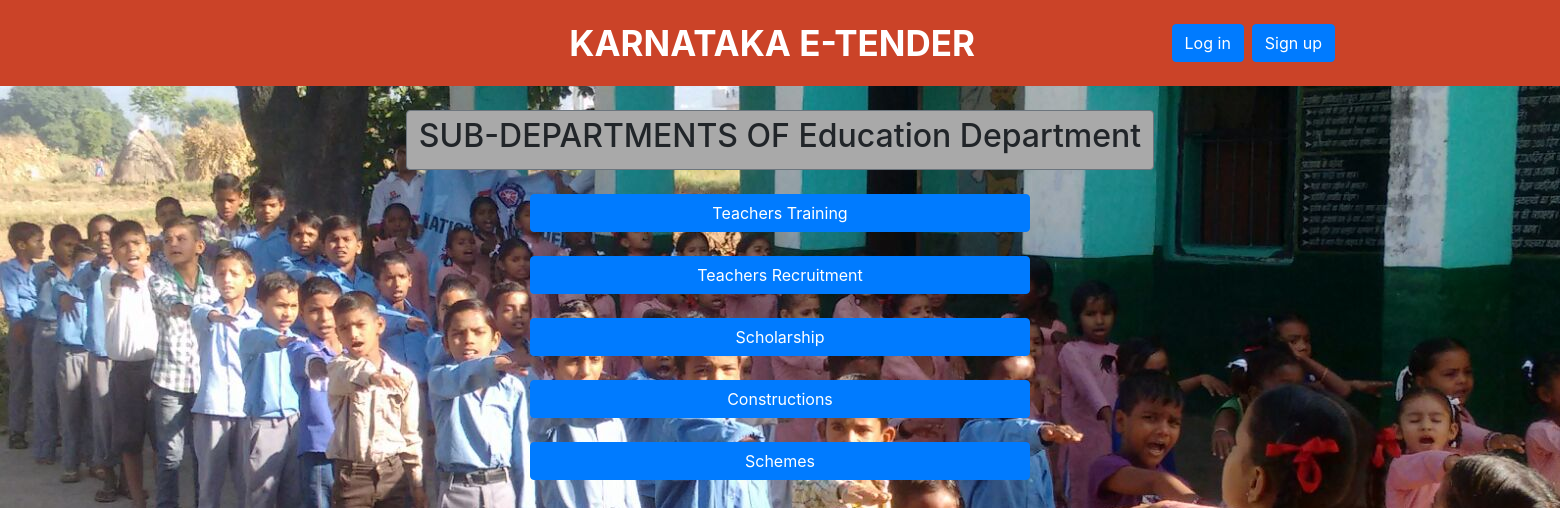
The page /sub_departments/2/ on the database its author committed.
### tender/models.py (models this page shows, shortened)
class dept_master(models.Model):
	d_name=models.CharField(max_length=30)
	d_image= models.CharField(max_length=50,null=True)

class sub_dept(models.Model):
	sub_dept_name=models.CharField(max_length=30)
	sub_image= models.CharField(max_length=50,null=True)
	D_Id=models.ForeignKey(dept_master, related_name='department_id', on_delete=models.CASCADE,)

### tender/views.py (the view)
# urls.py: url(r'^sub_departments/(?P<pk>\d+)/$',views.sub_departments,name='sub_departments'),
def sub_departments(request, pk):
	sub_depts=sub_dept.objects.filter(D_Id=pk)
	dept_name = dept_master.objects.filter(id=pk)
	dept_name = list(dept_name)
	single_dept = dept_name[0]
	return render(request,'sub_dept_list.html',{'sub_depts':sub_depts,'single_dept':single_dept})

### templates/sub_dept_list.html (shortened to what this page needs)
{% extends 'home.html' %}
{% load static %}
{% block content %}
		<center>
			<br>
		<body>
		<center><a class="btn btn-secondary" style="width:auto;background-color:darkgray"><h2>SUB-DEPARTMENTS OF {{single_dept.d_name}}</h2></center></a><br>
		<div id="watermark">
  			<img src={{single_dept.d_image}}  style="opacity: 1;"/><br><br>
		</div>
		{%for sub in sub_depts %}
			<center><a  href="{% url 'tenders' sub.id%}" class="btn btn-primary" style="width:500px">{{sub.sub_dept_name}}</a></center><br>
		{% endfor %}
		</body>
	{% endblock %}

### templates/base.html (style rules this page uses)
#watermark { color: #d0d0d0; font-size: 200pt; -webkit-transform: rotate(0deg); -moz-transform: rotate(0deg); position: absolute; width: 600px; height: 600px; margin: 0; z-index: -1; left:465px; top:400px; }

### templates/sub_dept_list.html (style rules this page uses)
#watermark { color: #d0d0d0; font-size: 200pt; -webkit-transform: rotate(0deg); -moz-transform: rotate(0deg); position: absolute; width: 600px; height: 600px; margin: 0; z-index: -1; left:0px; top:0px; }

### rows shown on the page
dept_master: d_name "Education Department"
sub_dept: sub_dept_name "Teachers Training"
sub_dept: sub_dept_name "Teachers Recruitment"
sub_dept: sub_dept_name "Scholarship"
sub_dept: sub_dept_name "Constructions"
sub_dept: sub_dept_name "Schemes"
